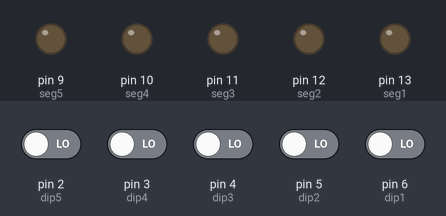
The program below on a simulated MicroPython board. Shown: output pins drawn as LEDs (lit = HIGH). The test bench sets the inputs (shaded band); at power-on: pin 2 (dip5), pin 3 (dip4), pin 4 (dip3), pin 5 (dip2), pin 6 (dip1) LOW.

Above: at 1.2 s.
1.3 s: pin 2 (dip5) driven HIGH
At 2.5 s:
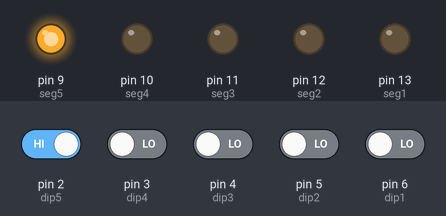
2.8 s: pin 3 (dip4) driven HIGH
At 3.6 s:
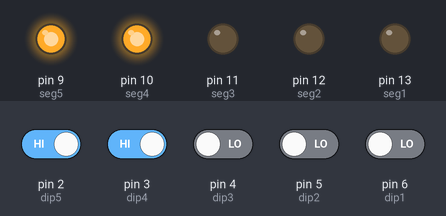
4.3 s: pin 4 (dip3) driven HIGH
At 4.8 s:
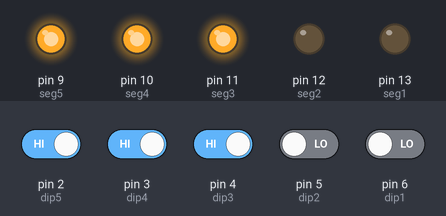
5.8 s: pin 5 (dip2) driven HIGH
At 7.0 s:
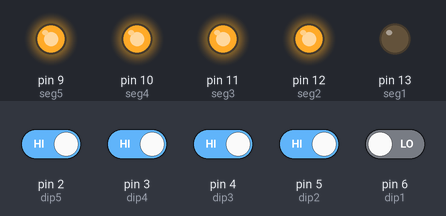
7.3 s: pin 6 (dip1) driven HIGH
At 8.2 s:
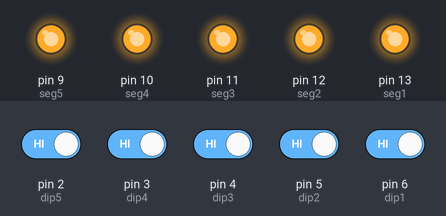
8.8 s: pin 2 (dip5) driven LOW
At 9.4 s:
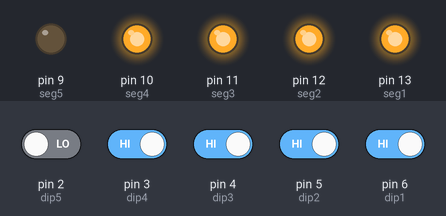
Timing chart, 0 to 11.3 s (numbered marks = the images above; inputs shaded):
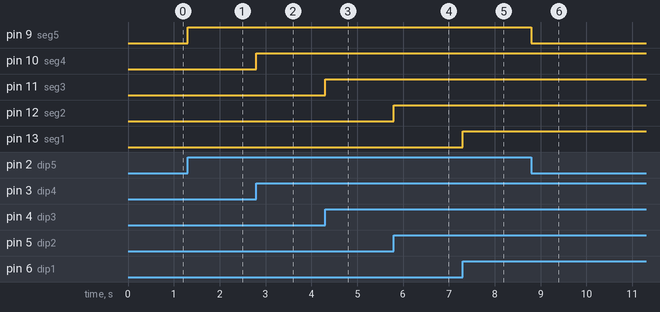

The program:

Day5b.py
```python
'''
Lighting up bar LED with dip switch
'''

from machine import Pin
import time

# Set up switch input pins
dip1 = Pin(6, Pin.IN, Pin.PULL_DOWN)
dip2 = Pin(5, Pin.IN, Pin.PULL_DOWN)
dip3 = Pin(4, Pin.IN, Pin.PULL_DOWN)
dip4 = Pin(3, Pin.IN, Pin.PULL_DOWN)
dip5 = Pin(2, Pin.IN, Pin.PULL_DOWN)

# Set up LED pins
seg1 = Pin(13, Pin.OUT)
seg2 = Pin(12, Pin.OUT)
seg3 = Pin(11, Pin.OUT)
seg4 = Pin(10, Pin.OUT)
seg5 = Pin(9, Pin.OUT)

while True:

    # Switch 1
    if dip1.value() == 1:
        seg1.value(1)
    else:
        seg1.value(0)

    # Switch 2
    if dip2.value() == 1:
        seg2.value(1)
    else:
        seg2.value(0)

    # Switch 3
    if dip3.value() == 1:
        seg3.value(1)
    else:
        seg3.value(0)

    # Switch 4
    if dip4.value() == 1:
        seg4.value(1)
    else:
        seg4.value(0)

    # Switch 5
    if dip5.value() == 1:
        seg5.value(1)
    else:
        seg5.value(0)
        
```

Measured:
- after the input at 1.3 s, pin 9 (seg5): LOW → HIGH at once
- after the input at 2.8 s, pin 10 (seg4): LOW → HIGH at once
- after the input at 4.3 s, pin 11 (seg3): LOW → HIGH at once
- after the input at 5.8 s, pin 12 (seg2): LOW → HIGH at once
- after the input at 7.3 s, pin 13 (seg1): LOW → HIGH at once
- after the input at 8.8 s, pin 9 (seg5): HIGH → LOW at once
